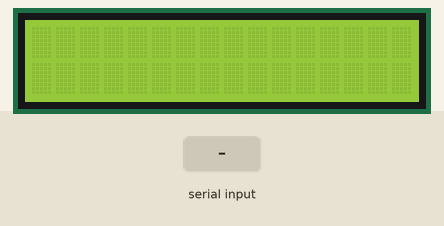
This sketch was run on a simulated Arduino Uno, built with avr-gcc and run on an emulated ATmega328P. Parts: 16×2 character LCD. Inputs (shaded band) come from the test bench.

Above: at 1.2 s.
1.3 s: byte 30 received over Serial
2.9 s: byte 90 received over Serial
At 3.6 s:
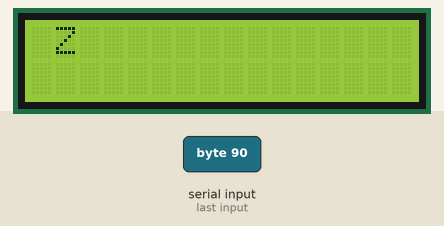
4.5 s: byte 120 received over Serial
At 5.8 s:
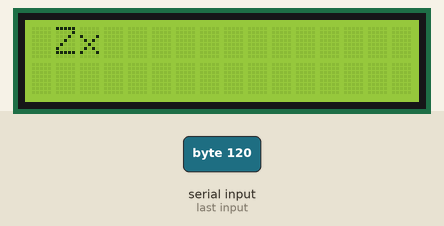
6.1 s: byte 30 received over Serial
7.7 s: byte 90 received over Serial
At 8.5 s:
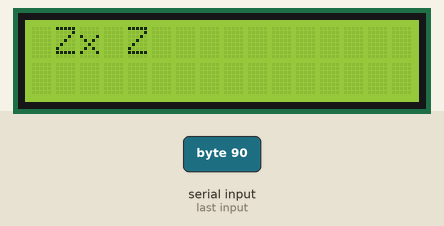
9.3 s: byte 120 received over Serial
At 9.7 s:
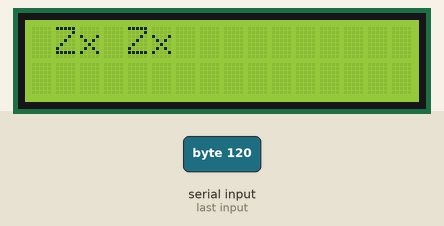
Timing chart, 0 to 11.9 s (numbered marks = the images above; inputs shaded):
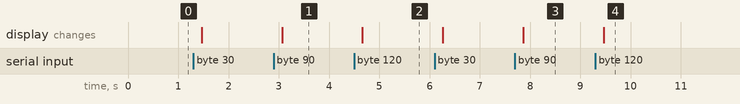

The sketch:

bluthoot_led_dis_play.ino
```cpp
#include <LiquidCrystal.h>
LiquidCrystal lcd(12,11,5,4,3,2);
char val;
int c=0;
int r=0;
int R=0;
void setup() {
 // put your setup code here, to run once:

Serial.begin(9600);
lcd.begin(16,2);
lcd.clear();
lcd.setCursor(0,0);
//lcd.print(val);

}

void loop() {
 // put your main code here, to run repeatedly:
if(Serial.available())
{
 val = Serial.read();
 if((c<=15)&&(r==0))
 {
 lcd.write(val);
 c++;
 lcd.setCursor(c,r);

 }
 if(c>15)
 {
   lcd.setCursor(R,1);
   lcd.write(val);
   R++;
 }
 if(R>15)
 {
   lcd.clear();
   lcd.setCursor(0,0);
   c=0;
   r=0;
   R=0;
 }
 }
delay(200);
}//
```

Measured:
- after the input at 2.9 s, the display: changes after 0.17 s (image 1)
- after the input at 4.5 s, the display: changes after 0.17 s (image 2)
- after the input at 7.7 s, the display: changes after 0.17 s (image 3)
- after the input at 9.3 s, the display: changes after 0.17 s (image 4)
